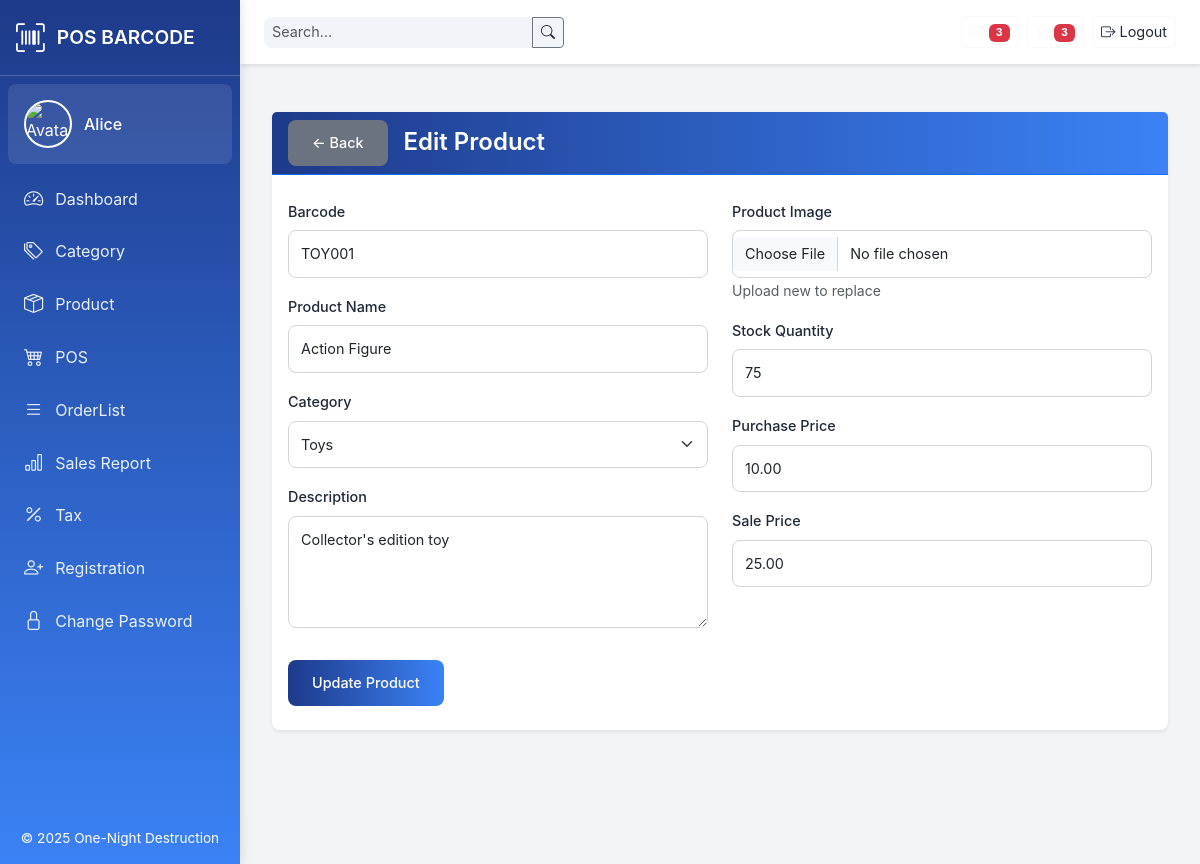
The app's page /views/edit_product.php?barcode=TOY001 (signed in) with its own data.
### tables this page shows
CREATE TABLE Tbl_Product (
  Product_id     INT             NOT NULL AUTO_INCREMENT,
  Barcode        VARCHAR(1000)   NOT NULL UNIQUE,
  Product_name   VARCHAR(200)    NOT NULL,
  Category_id    INT             NOT NULL,
  Description    VARCHAR(2000),
  Stock          INT             NOT NULL DEFAULT 0,
  Purchase_price DECIMAL(10,2)   NOT NULL,
  Sale_price     DECIMAL(10,2)   NOT NULL,
  Image          VARCHAR(500),
  PRIMARY KEY (Product_id),
  INDEX idx_category (Category_id),
  FOREIGN KEY (Category_id)
    REFERENCES Tbl_Category(Category_id)
    ON DELETE RESTRICT
    ON UPDATE CASCADE
);

CREATE TABLE Tbl_Category (
  Category_id   INT          NOT NULL AUTO_INCREMENT,
  Category_name VARCHAR(200) NOT NULL,
  PRIMARY KEY (Category_id)
);

### views/edit_product.php (the view, shortened to what this page needs)
<?php
require_once __DIR__ . '/../config/db.php';
$barcode = $_GET['barcode'] ?? '';
$stmt = $conn->prepare("
    SELECT
      Product_id,
      Barcode,
      Product_name,
      Category_id,
      Description,
      Stock,
      Purchase_price,
      Sale_price,
      Image
    FROM Tbl_Product
    WHERE Barcode = ?
    LIMIT 1
");
$stmt->bind_param('s', $barcode);
$stmt->execute();
$res     = $stmt->get_result();
$product = $res->fetch_assoc();
$catRes = $conn->query("SELECT Category_id, Category_name FROM Tbl_Category ORDER BY Category_name");
$cats = $catRes->fetch_all(MYSQLI_ASSOC);
$barcode_val   = $product['Barcode'];
$name_val      = $product['Product_name'];
$category_id   = $product['Category_id'];
$description   = $product['Description'];
$stock_val     = $product['Stock'];
$purchase_val  = $product['Purchase_price'];
$sale_val      = $product['Sale_price'];
$image_path    = $product['Image'];
$pageTitle = 'Edit Product';
include __DIR__ . '/templates/header.php';
?>
<div class="card mt-3 shadow-sm">
  <div class="card-header bg-white border-bottom border-primary px-3 py-2 d-flex align-items-center">
    <a href="product.php" class="btn btn-sm btn-secondary me-3">&larr; Back</a>
    <h1 class="h5 mb-0"><?= htmlentities($pageTitle) ?></h1>
  </div>
  <div class="card-body px-3 py-4">
    <form method="post" action="edit_product.php?barcode=<?= urlencode($barcode) ?>" enctype="multipart/form-data">
      <div class="row">
        <div class="col-12 col-lg-6">
          <div class="mb-3">
            <label for="barcode" class="form-label">Barcode</label>
            <input
              type="text"
              id="barcode"
              name="barcode"
              class="form-control"
              required
              value="<?= htmlspecialchars($barcode_val) ?>">
          </div>
          <div class="mb-3">
            <label for="product_name" class="form-label">Product Name</label>
            <input
              type="text"
              id="product_name"
              name="product_name"
              class="form-control"
              required
              value="<?= htmlspecialchars($name_val) ?>">
          </div>
          <div class="mb-3">
            <label for="category_id" class="form-label">Category</label>
            <select id="category_id" name="category_id" class="form-select" required>
              <?php foreach ($cats as $c): ?>
                <option
                  value="<?= $c['Category_id'] ?>"
                  <?= $c['Category_id'] == $category_id ? 'selected' : '' ?>>
                  <?= htmlspecialchars($c['Category_name']) ?>
                </option>
              <?php endforeach; ?>
            </select>
          </div>
          <div class="mb-3">
            <label for="description" class="form-label">Description</label>
            <textarea
              id="description"
              name="description"
              class="form-control"
              rows="4"><?= htmlspecialchars($description) ?></textarea>
          </div>
        </div>
        <div class="col-12 col-lg-6">
          <div class="mb-3">
            <label for="product_image" class="form-label">Product Image</label>
            <input
              type="file"
              id="product_image"
              name="product_image"
              class="form-control">
            <small class="form-text text-muted">
              <?= $image_path ? 'Current: ' . basename($image_path) : 'Upload new to replace' ?>
            </small>
          </div>
          <div class="mb-3">
            <label for="stock" class="form-label">Stock Quantity</label>
            <input
              type="number"
              id="stock"
              name="stock"
              class="form-control"
              value="<?= htmlspecialchars($stock_val) ?>">
          </div>
          <div class="mb-3">
            <label for="purchase_price" class="form-label">Purchase Price</label>
            <input
              type="text"
              id="purchase_price"
              name="purchase_price"
              class="form-control"
              value="<?= htmlspecialchars($purchase_val) ?>">
          </div>
          <div class="mb-3">
            <label for="sale_price" class="form-label">Sale Price</label>
            <input
              type="text"
              id="sale_price"
              name="sale_price"
              class="form-control"
              value="<?= htmlspecialchars($sale_val) ?>">
          </div>
        </div>
      </div>
      <div class="d-flex mt-3">
        <button type="submit" class="btn btn-primary">Update Product</button>
      </div>
    </form>
  </div>
</div>
<?php include __DIR__ . '/templates/footer.php'; ?>

### views/templates/header.php (style rules this page uses)
:root { --primary-color: #1e3a8a; --secondary-color: #3b82f6; --accent-color: #10b981; --background-color: #f3f4f6; --card-bg: #ffffff; --text-color: #1f2937; --border-radius: 8px; }
html, body { height: 100%; margin: 0; background: var(--background-color); font-family: 'Inter', -apple-system, BlinkMacSystemFont, 'Segoe UI', Roboto, sans-serif; color: var(--text-color); }
.card { border: none; border-radius: var(--border-radius); box-shadow: 0 4px 12px rgba(0, 0, 0, 0.1); background: var(--card-bg); transition: transform 0.2s ease; }
.card-header { background: linear-gradient(90deg, var(--primary-color), var(--secondary-color)); color: #ffffff; border-radius: var(--border-radius) var(--border-radius) 0 0; padding: 1rem 1.5rem; }
.card-header h1 { font-size: 1.5rem; font-weight: 600; margin: 0; }
.card-body { padding: 2rem; }
.form-label { font-size: 0.9rem; font-weight: 500; color: var(--text-color); margin-bottom: 0.5rem; }
.form-control, .form-select { border: 1px solid #d1d5db; border-radius: var(--border-radius); padding: 0.75rem; font-size: 0.9rem; transition: border-color 0.2s ease, box-shadow 0.2s ease; }
.btn-primary, .btn-warning { background: linear-gradient(90deg, var(--primary-color), var(--secondary-color)); border: none; padding: 0.75rem 1.5rem; font-size: 0.9rem; font-weight: 500; border-radius: var(--border-radius); transition: transform 0.2s ease, box-shadow 0.2s ease; }
.btn-secondary { background: #6b7280; border: none; padding: 0.75rem 1.5rem; font-size: 0.9rem; font-weight: 500; border-radius: var(--border-radius); }

### records on screen
tbl_product: barcode "TOY001", product_name "Action Figure", category_id "Toys", description "Collector's edition toy", stock "75", purchase_price "10.00", sale_price "25.00"

### other values on screen
$username "Alice"
$label "Dashboard"
$label "Category"
$label "Product"
$label "POS"
$label "OrderList"
$label "Sales Report"
$label "Tax"
$label "Registration"
$label "Change Password"
$pageTitle "Edit Product"
